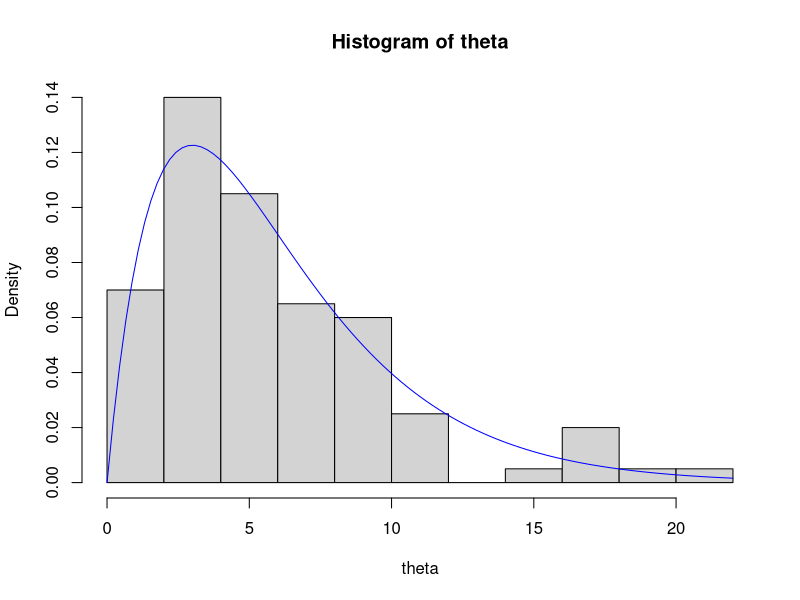
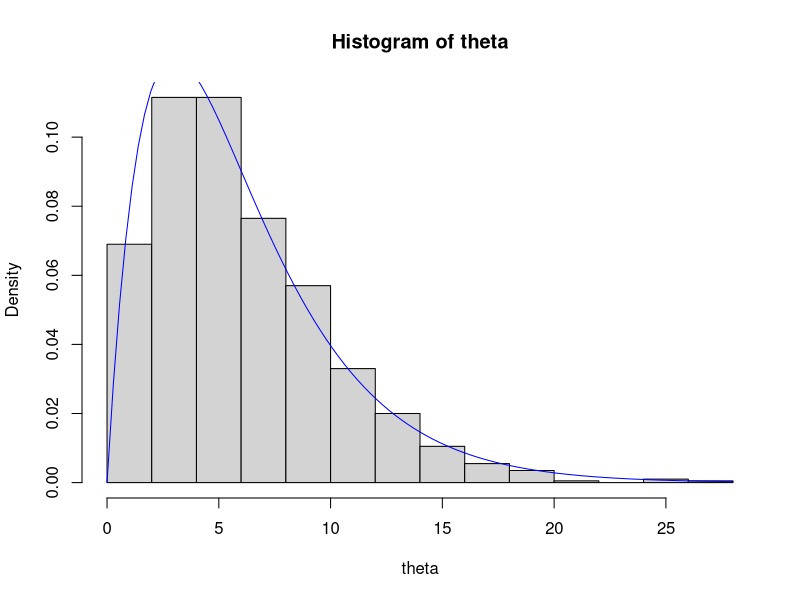
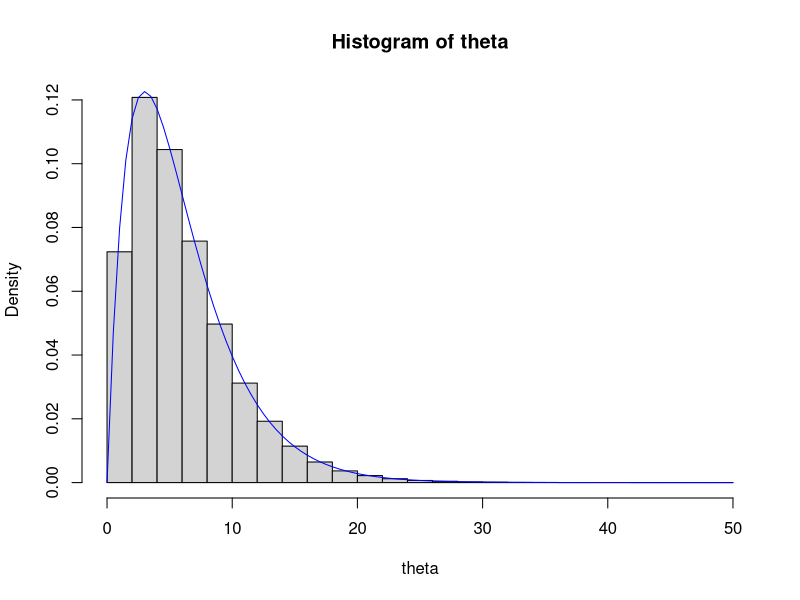
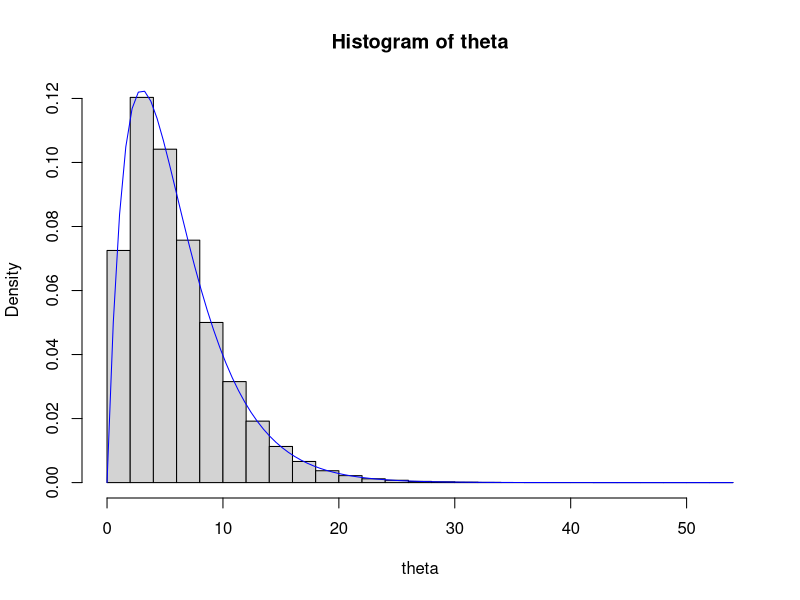

Reproduce these figures in R, in order.
set.seed(1431)

## define function for visualizing simulation
vis_simulation <- function(n,shape,rate) {

  ## sample from gamma
  theta = rgamma(n=m,shape=a,rate=b)

  ## plot histogram of simulated values
  view1 <- hist(theta,freq=FALSE)
  ## plot against emperical distribution
  view1 <- curve(dgamma(x,shape=a,rate=b),col='blue',add=TRUE)
  return(view1)
}

## define initial parameters
m = 100
a = 2
b = 1/3

## visualize using function above
vis_simulation(m,a,b)

## is the mean from the simulation close to the actual?
a/b
mean(rgamma(n=m,shape=a,rate=b)) ## it is not. we get a wild array of numbers. lets increase n

## looks like a pretty good approximation. what happens if we increase m?
m = 1000
vis_simulation(m,a,b)

## looks closer to the emperical. what about the mean ?
a/b
mean(rgamma(n=m,shape=a,rate=b)) ## we still get a lot of numbers far from the actual mean

## we can see we begin to get closer and closer to the emperical distribution. lets increase to 500k
m = 500000
vis_simulation(m,a,b)

a/b
mean(rgamma(n=m,shape=a,rate=b))
 ## now that we are at 500k, our mean from the simulated distribtuion is always within a few tenths of the actual!

 ## lets check 1m draws

 m = 1000000
 vis_simulation(m,a,b)

 a/b
 mean(rgamma(n=m,shape=a,rate=b))
## we now rarely ever get a value anywhere meaningfully far away from 6

## lets now compare the simulated variance from the hypothetical
## hypothetical variance is a/(b^2)
var = a/(b^2)
var(rgamma(n=m,shape=a,rate=b))
## we are always very close to the actual hypothetical value

## now, lets see how well the simulation models the probability that the true value of gamma is < 5
## emperically, we can calculate this with the following:
pgamma(q=5,shape=a,rate=b) ## roughly 50%

model <- rgamma(n=m,shape=a,rate=b)

sum(model < 5)/m

## nearly identical probabilities!

## finally, lets compare quantiles from the emperical distribution to the simulated
p90_simulation <- quantile(model,.9)
p90_emperical <- qgamma(p=0.9,shape=a,rate=b)

p90_simulation
p90_emperical

## we again find these values to be nearly identical for all practical purposes
